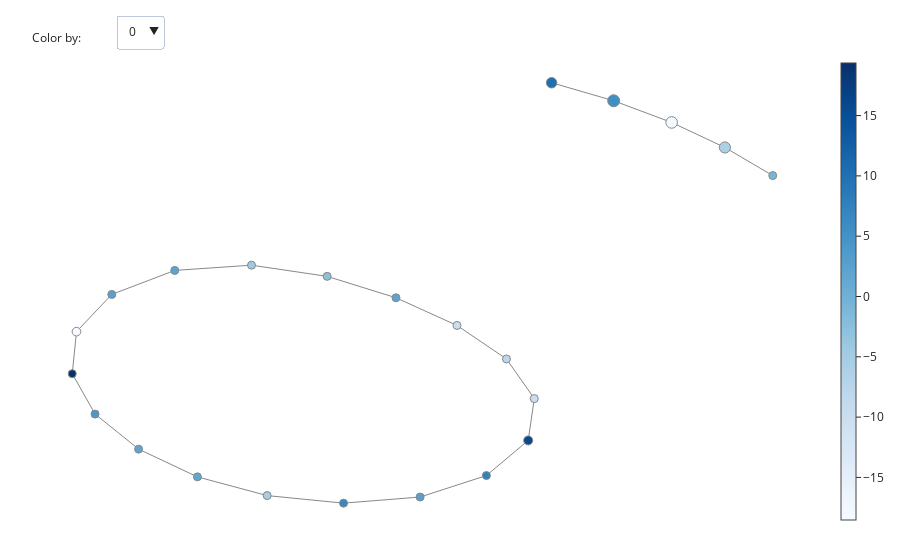

Write notebook code for a chart like this one.
### Code cell
# Update node_color_statistic
plotly_params = {"node_trace": {"marker_colorscale": "Blues"}}
fig = plot_static_mapper_graph(
    pipe, two_circles, color_data=two_circles, plotly_params=plotly_params, node_color_statistic=lambda x: np.sum(x)
)
fig.show(config={'scrollZoom': True})

### Figure 1 — Plotly figure (JSON) as saved in the notebook; plotly's stock layout.template omitted (floating-point values rounded to 4 significant figures)
{"data": [{"hoverinfo": "none", "line": {"color": "#888", "width": 1}, "mode": "lines", "name": "edge_trace", "type": "scatter", "uid": "22e11203-e391-44fa-8be6-4b5af370cd99", "x": [0.9582, 0.9121, null, 0.9582, 0.7483, null, 0.9121, 0.5968, null, 1.557, 1.995, null, 1.557, 1.089, null, 1.995, 2.397, null, 2.397, 2.758, null, -0.08566, -0.6051, null, -0.08566, 0.375, null, -2.529, -2.497, null, -2.529, -2.357, null, -1.176, -0.6051, null, -1.176, -1.755, null, -2.497, -2.23, null, 0.5968, 0.09666, null, -2.028, -1.584, null, -2.028, -2.357, null, -1.584, -1.058, null, -2.23, -1.755, null, -0.4815, 0.09666, null, -0.4815, -1.058, null, 0.375, 0.7483, null], "y": [-0.9382, -1.518, null, -0.9382, -0.389, null, -1.518, -2.004, null, 3.188, 2.887, null, 3.188, 3.438, null, 2.887, 2.541, null, 2.541, 2.151, null, 0.4588, 0.7551, null, 0.4588, 0.07519, null, -0.5933, -0.01089, null, -0.5933, -1.153, null, 0.9103, 0.7551, null, 0.9103, 0.8376, null, -0.01089, 0.505, null, -2.004, -2.302, null, -1.638, -2.023, null, -1.638, -1.153, null, -2.023, -2.282, null, 0.505, 0.8376, null, -2.387, -2.302, null, -2.387, -2.282, null, 0.07519, -0.389, null]}, {"hoverinfo": "text", "hovertext": ["Node ID: 0<br>Pullback set label: 8<br>Partial cluster label: 0<br>Node size: 180<br>Summary statistic: -9.99", "Node ID: 1<br>Pullback set label: 9<br>Partial cluster label: 0<br>Node size: 551<br>Summary statistic: 15.9", "Node ID: 2<br>Pullback set label: 4<br>Partial cluster label: 0<br>Node size: 974<br>Summary statistic: 5.5", "Node ID: 3<br>Pullback set label: 5<br>Partial cluster label: 0<br>Node size: 909<br>Summary statistic: -18.0", "Node ID: 4<br>Pullback set label: 6<br>Partial cluster label: 0<br>Node size: 842<br>Summary statistic: -5.98", "Node ID: 5<br>Pullback set label: 5<br>Partial cluster label: 1<br>Node size: 119<br>Summary statistic: 2.32", "Node ID: 6<br>Pullback set label: 1<br>Partial cluster label: 0<br>Node size: 183<br>Summary statistic: 19.4", "Node ID: 7<br>Pullback set label: 3<br>Partial cluster label: 0<br>Node size: 129<br>Summary statistic: -4.44", "Node ID: 8<br>Pullback set label: 4<br>Partial cluster label: 1<br>Node size: 116<br>Summary statistic: -2.65", "Node ID: 9<br>Pullback set label: 0<br>Partial cluster label: 0<br>Node size: 508<br>Summary statistic: -18.5", "Node ID: 10<br>Pullback set label: 8<br>Partial cluster label: 1<br>Node size: 176<br>Summary statistic: 7.53", "Node ID: 11<br>Pullback set label: 3<br>Partial cluster label: 1<br>Node size: 746<br>Summary statistic: 10.2", "Node ID: 12<br>Pullback set label: 3<br>Partial cluster label: 2<br>Node size: 122<br>Summary statistic: 1.92", "Node ID: 13<br>Pullback set label: 4<br>Partial cluster label: 2<br>Node size: 124<br>Summary statistic: 1.79", "Node ID: 14<br>Pullback set label: 2<br>Partial cluster label: 0<br>Node size: 143<br>Summary statistic: 4.25", "Node ID: 15<br>Pullback set label: 1<br>Partial cluster label: 1<br>Node size: 189<br>Summary statistic: 2.64", "Node ID: 16<br>Pullback set label: 6<br>Partial cluster label: 1<br>Node size: 128<br>Summary statistic: 6.62", "Node ID: 17<br>Pullback set label: 6<br>Partial cluster label: 2<br>Node size: 125<br>Summary statistic: -9.8", "Node ID: 18<br>Pullback set label: 7<br>Partial cluster label: 0<br>Node size: 141<br>Summary statistic: 2.87", "Node ID: 19<br>Pullback set label: 2<br>Partial cluster label: 1<br>Node size: 138<br>Summary statistic: 2.24", "Node ID: 20<br>Pullback set label: 7<br>Partial cluster label: 1<br>Node size: 142<br>Summary statistic: -8.07", "Node ID: 21<br>Pullback set label: 5<br>Partial cluster label: 2<br>Node size: 122<br>Summary statistic: -5.11", "Node ID: 22<br>Pullback set label: 7<br>Partial cluster label: 2<br>Node size: 9<br>Summary statistic: -0.772"], "marker": {"color": [-9.987, 15.88, 5.501, -17.97, -5.977, 2.319, 19.36, -4.438, -2.654, -18.53, 7.526, 10.25, 1.921, 1.79, 4.246, 2.64, 6.621, -9.801, 2.866, 2.244, -8.07, -5.111, -0.7716], "colorbar": {"thickness": 15, "title": {"side": "right", "text": ""}, "xanchor": "left"}, "colorscale": [[0, "rgb(247,251,255)"], [0.125, "rgb(222,235,247)"], [0.25, "rgb(198,219,239)"], [0.375, "rgb(158,202,225)"], [0.5, "rgb(107,174,214)"], [0.625, "rgb(66,146,198)"], [0.75, "rgb(33,113,181)"], [0.875, "rgb(8,81,156)"], [1, "rgb(8,48,107)"]], "line": {"color": "#888", "width": 1}, "opacity": 1, "reversescale": false, "showscale": true, "size": [180, 551, 974, 909, 842, 119, 183, 129, 116, 508, 176, 746, 122, 124, 143, 189, 128, 125, 141, 138, 142, 122, 9], "sizemin": 4, "sizemode": "area", "sizeref": 13.53}, "mode": "markers", "name": "node_trace", "type": "scatter", "uid": "9243a0ba-7982-4acd-8ca1-c73ed8e3d58e", "x": [0.9582, 0.9121, 1.557, 1.995, 2.397, -0.08566, -2.529, -1.176, -0.6051, -2.497, 0.5968, 1.089, -2.028, -1.584, -2.357, -2.23, -0.4815, 0.375, 0.09666, -1.755, 0.7483, -1.058, 2.758], "y": [-0.9382, -1.518, 3.188, 2.887, 2.541, 0.4588, -0.5933, 0.9103, 0.7551, -0.01089, -2.004, 3.438, -1.638, -2.023, -1.153, 0.505, -2.387, 0.07519, -2.302, 0.8376, -0.389, -2.282, 2.151]}], "layout": {"annotations": [{"align": "left", "showarrow": false, "text": "Color by:", "x": 0, "xref": "paper", "y": 1.055, "yref": "paper"}], "autosize": false, "hovermode": "closest", "margin": {"b": 20, "l": 5, "r": 5, "t": 40}, "showlegend": false, "title": {"text": ""}, "updatemenus": [{"buttons": [{"args": [{"hovertext": [null, ["Node ID: 0<br>Pullback set label: 8<br>Partial cluster label: 0<br>Node size: 180<br>Summary statistic: -9.99", "Node ID: 1<br>Pullback set label: 9<br>Partial cluster label: 0<br>Node size: 551<br>Summary statistic: 15.9", "Node ID: 2<br>Pullback set label: 4<br>Partial cluster label: 0<br>Node size: 974<br>Summary statistic: 5.5", "Node ID: 3<br>Pullback set label: 5<br>Partial cluster label: 0<br>Node size: 909<br>Summary statistic: -18.0", "Node ID: 4<br>Pullback set label: 6<br>Partial cluster label: 0<br>Node size: 842<br>Summary statistic: -5.98", "Node ID: 5<br>Pullback set label: 5<br>Partial cluster label: 1<br>Node size: 119<br>Summary statistic: 2.32", "Node ID: 6<br>Pullback set label: 1<br>Partial cluster label: 0<br>Node size: 183<br>Summary statistic: 19.4", "Node ID: 7<br>Pullback set label: 3<br>Partial cluster label: 0<br>Node size: 129<br>Summary statistic: -4.44", "Node ID: 8<br>Pullback set label: 4<br>Partial cluster label: 1<br>Node size: 116<br>Summary statistic: -2.65", "Node ID: 9<br>Pullback set label: 0<br>Partial cluster label: 0<br>Node size: 508<br>Summary statistic: -18.5", "Node ID: 10<br>Pullback set label: 8<br>Partial cluster label: 1<br>Node size: 176<br>Summary statistic: 7.53", "Node ID: 11<br>Pullback set label: 3<br>Partial cluster label: 1<br>Node size: 746<br>Summary statistic: 10.2", "Node ID: 12<br>Pullback set label: 3<br>Partial cluster label: 2<br>Node size: 122<br>Summary statistic: 1.92", "Node ID: 13<br>Pullback set label: 4<br>Partial cluster label: 2<br>Node size: 124<br>Summary statistic: 1.79", "Node ID: 14<br>Pullback set label: 2<br>Partial cluster label: 0<br>Node size: 143<br>Summary statistic: 4.25", "Node ID: 15<br>Pullback set label: 1<br>Partial cluster label: 1<br>Node size: 189<br>Summary statistic: 2.64", "Node ID: 16<br>Pullback set label: 6<br>Partial cluster label: 1<br>Node size: 128<br>Summary statistic: 6.62", "Node ID: 17<br>Pullback set label: 6<br>Partial cluster label: 2<br>Node size: 125<br>Summary statistic: -9.8", "Node ID: 18<br>Pullback set label: 7<br>Partial cluster label: 0<br>Node size: 141<br>Summary statistic: 2.87", "Node ID: 19<br>Pullback set label: 2<br>Partial cluster label: 1<br>Node size: 138<br>Summary statistic: 2.24", "Node ID: 20<br>Pullback set label: 7<br>Partial cluster label: 1<br>Node size: 142<br>Summary statistic: -8.07", "Node ID: 21<br>Pullback set label: 5<br>Partial cluster label: 2<br>Node size: 122<br>Summary statistic: -5.11", "Node ID: 22<br>Pullback set label: 7<br>Partial cluster label: 2<br>Node size: 9<br>Summary statistic: -0.772"]], "marker.color": [null, [-9.987, 15.88, 5.501, -17.97, -5.977, 2.319, 19.36, -4.438, -2.654, -18.53, 7.526, 10.25, 1.921, 1.79, 4.246, 2.64, 6.621, -9.801, 2.866, 2.244, -8.07, -5.111, -0.7716]]}], "label": "0", "method": "restyle"}, {"args": [{"hovertext": [null, ["Node ID: 0<br>Pullback set label: 8<br>Partial cluster label: 0<br>Node size: 180<br>Summary statistic: 1.29", "Node ID: 1<br>Pullback set label: 9<br>Partial cluster label: 0<br>Node size: 551<br>Summary statistic: 15.8", "Node ID: 2<br>Pullback set label: 4<br>Partial cluster label: 0<br>Node size: 974<br>Summary statistic: 21.2", "Node ID: 3<br>Pullback set label: 5<br>Partial cluster label: 0<br>Node size: 909<br>Summary statistic: 8.97", "Node ID: 4<br>Pullback set label: 6<br>Partial cluster label: 0<br>Node size: 842<br>Summary statistic: -15.8", "Node ID: 5<br>Pullback set label: 5<br>Partial cluster label: 1<br>Node size: 119<br>Summary statistic: -3.02", "Node ID: 6<br>Pullback set label: 1<br>Partial cluster label: 0<br>Node size: 183<br>Summary statistic: 5.49", "Node ID: 7<br>Pullback set label: 3<br>Partial cluster label: 0<br>Node size: 129<br>Summary statistic: -3.79", "Node ID: 8<br>Pullback set label: 4<br>Partial cluster label: 1<br>Node size: 116<br>Summary statistic: -2.38", "Node ID: 9<br>Pullback set label: 0<br>Partial cluster label: 0<br>Node size: 508<br>Summary statistic: -7.49", "Node ID: 10<br>Pullback set label: 8<br>Partial cluster label: 1<br>Node size: 176<br>Summary statistic: -5.3", "Node ID: 11<br>Pullback set label: 3<br>Partial cluster label: 1<br>Node size: 746<br>Summary statistic: -14.6", "Node ID: 12<br>Pullback set label: 3<br>Partial cluster label: 2<br>Node size: 122<br>Summary statistic: 3.53", "Node ID: 13<br>Pullback set label: 4<br>Partial cluster label: 2<br>Node size: 124<br>Summary statistic: -3.12", "Node ID: 14<br>Pullback set label: 2<br>Partial cluster label: 0<br>Node size: 143<br>Summary statistic: -2.77", "Node ID: 15<br>Pullback set label: 1<br>Partial cluster label: 1<br>Node size: 189<br>Summary statistic: -6.67", "Node ID: 16<br>Pullback set label: 6<br>Partial cluster label: 1<br>Node size: 128<br>Summary statistic: 6.37", "Node ID: 17<br>Pullback set label: 6<br>Partial cluster label: 2<br>Node size: 125<br>Summary statistic: 1.86", "Node ID: 18<br>Pullback set label: 7<br>Partial cluster label: 0<br>Node size: 141<br>Summary statistic: 13.7", "Node ID: 19<br>Pullback set label: 2<br>Partial cluster label: 1<br>Node size: 138<br>Summary statistic: 5.7", "Node ID: 20<br>Pullback set label: 7<br>Partial cluster label: 1<br>Node size: 142<br>Summary statistic: -9.06", "Node ID: 21<br>Pullback set label: 5<br>Partial cluster label: 2<br>Node size: 122<br>Summary statistic: -1.86", "Node ID: 22<br>Pullback set label: 7<br>Partial cluster label: 2<br>Node size: 9<br>Summary statistic: -2.48"]], "marker.color": [null, [1.29, 15.76, 21.24, 8.968, -15.8, -3.024, 5.492, -3.789, -2.385, -7.486, -5.296, -14.64, 3.529, -3.12, -2.772, -6.675, 6.371, 1.856, 13.72, 5.703, -9.064, -1.863, -2.475]]}], "label": "1", "method": "restyle"}], "direction": "down", "pad": {"r": 10, "t": 10}, "showactive": true, "x": 0.11, "xanchor": "left", "y": 1.1, "yanchor": "top"}], "xaxis": {"showgrid": false, "showline": false, "showticklabels": false, "ticks": "", "title": {"text": ""}, "zeroline": false}, "yaxis": {"showgrid": false, "showline": false, "showticklabels": false, "ticks": "", "title": {"text": ""}, "zeroline": false}}}
